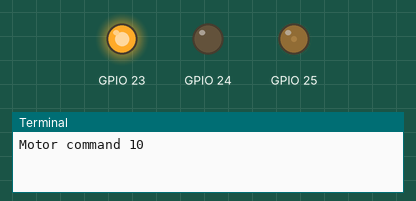
The program below on a simulated Raspberry Pi (BCM pin numbers). Parts: output pins drawn as LEDs (lit = HIGH), the last lines printed to the terminal. At 27.0 s the program stops and its outputs stay as they are.

Above: at 0.1 s.
At 6.1 s:
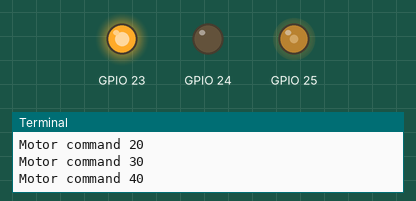
At 10.1 s:
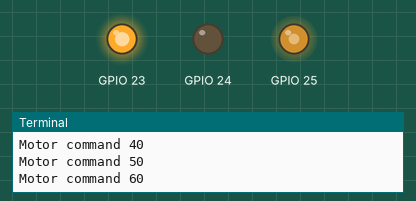
At 14.1 s:
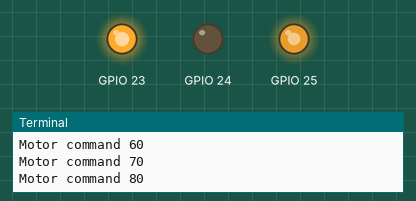
At 22.1 s:
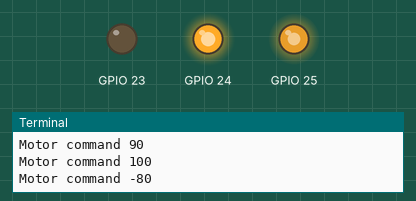
At 27.1 s:
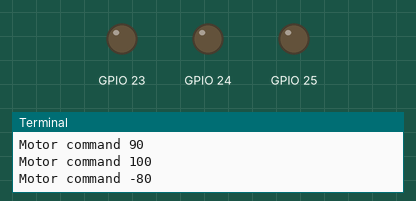
Timing chart, 0 to 28.5 s (numbered marks = the images above):
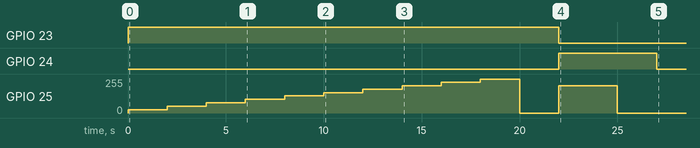

Measured:
- by itself, GPIO 23: LOW → HIGH at 0.00 s, → LOW 22.0 s later
- by itself, GPIO 24: LOW → HIGH at 22.0 s, → LOW 5.0 s later
- by itself, GPIO 25: ramps from 0/255 to 255/255 and jumps back, once every 5.0 s

The program:

MotorModule.py
```python
# Code to initialize and control speed and direction of the rear wheel motor in WillowCar
import RPi.GPIO as GPIO
from time import sleep
GPIO.setmode(GPIO.BCM)
GPIO.setwarnings(False)

class Motor():
    def __init__(self,enA,In1,In2):
        self.enA = enA;
        self.In1 = In1;
        self.In2 = In2;
        GPIO.setup(self.enA,GPIO.OUT);
        GPIO.setup(self.In1,GPIO.OUT);
        GPIO.setup(self.In2,GPIO.OUT);
        self.pwmA = GPIO.PWM(self.enA,1000);
        self.pwmA.start(0);

    def moveF(self,speed=50,t=0):
        GPIO.output(self.In1,GPIO.HIGH);
        GPIO.output(self.In2,GPIO.LOW);
        self.pwmA.ChangeDutyCycle(speed);
        sleep(t);

    def moveB(self,speed=20,t=0):
        GPIO.output(self.In1,GPIO.LOW);
        GPIO.output(self.In2,GPIO.HIGH);
        self.pwmA.ChangeDutyCycle(speed);
        sleep(t);

    def stop(self,t=0):
        self.pwmA.ChangeDutyCycle(0);
        #GPIO.output(self.In1,GPIO.LOW);
        #GPIO.output(self.In2,GPIO.LOW);
        sleep(t);

def main():
    in3 = 23;
    in4 = 24;
    enB = 25;
    motor = Motor(enB,in3,in4);
    print('Motor command 10');
    motor.moveF(10,2);
    print('Motor command 20');
    motor.moveF(20,2);
    print('Motor command 30');
    motor.moveF(30,2);
    print('Motor command 40');
    motor.moveF(40,2);
    print('Motor command 50');
    motor.moveF(50,2);
    print('Motor command 60');
    motor.moveF(60,2);
    print('Motor command 70');
    motor.moveF(70,2);
    print('Motor command 80');
    motor.moveF(80,2);
    print('Motor command 90');
    motor.moveF(90,2);
    print('Motor command 100');
    motor.moveF(100,2);
    motor.stop(2);
    print('Motor command -80');
    motor.moveB(80,3);
    motor.stop(2);
    GPIO.cleanup();

if __name__ == '__main__':
    main()
```
